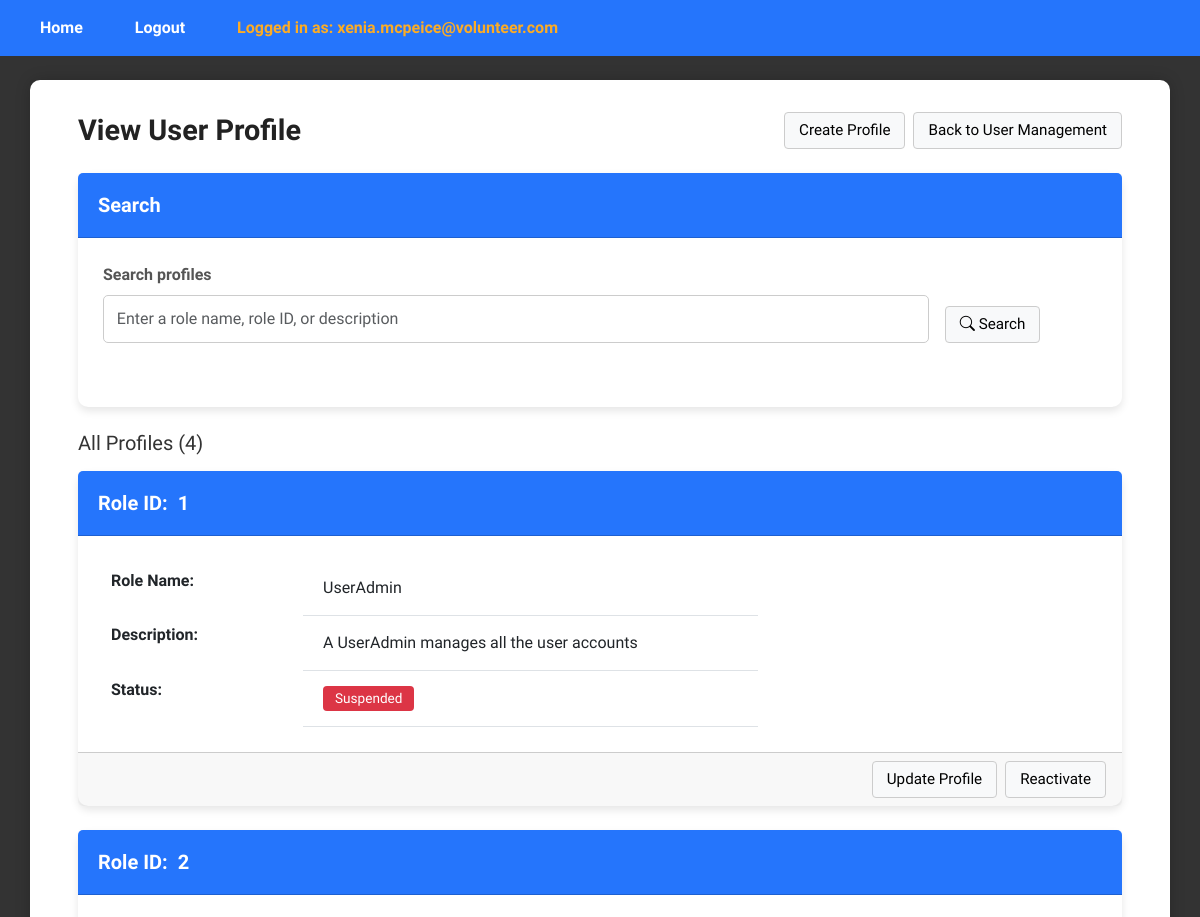
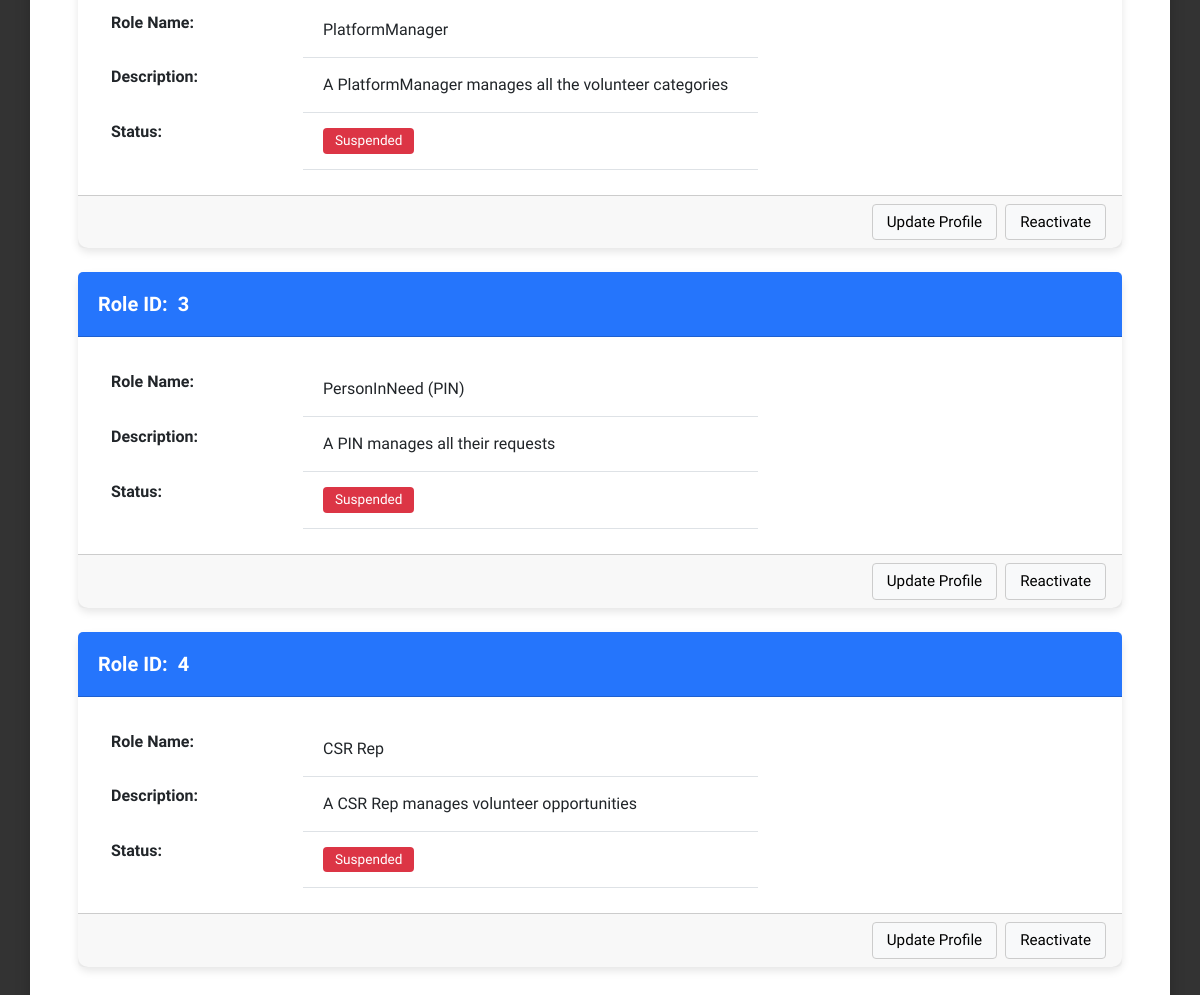
The page /ViewProfilePage (signed in) on the database as committed earlier (2 pictures, top to bottom).
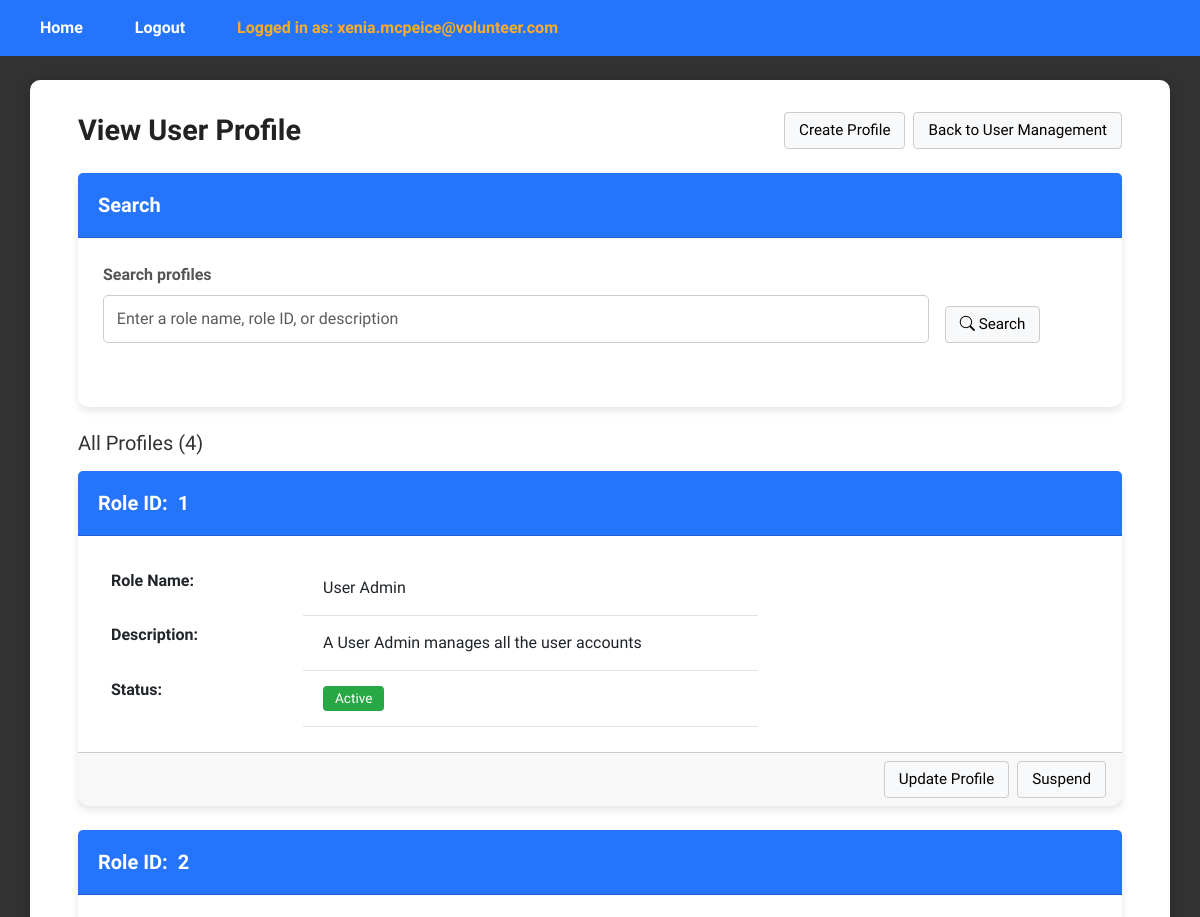
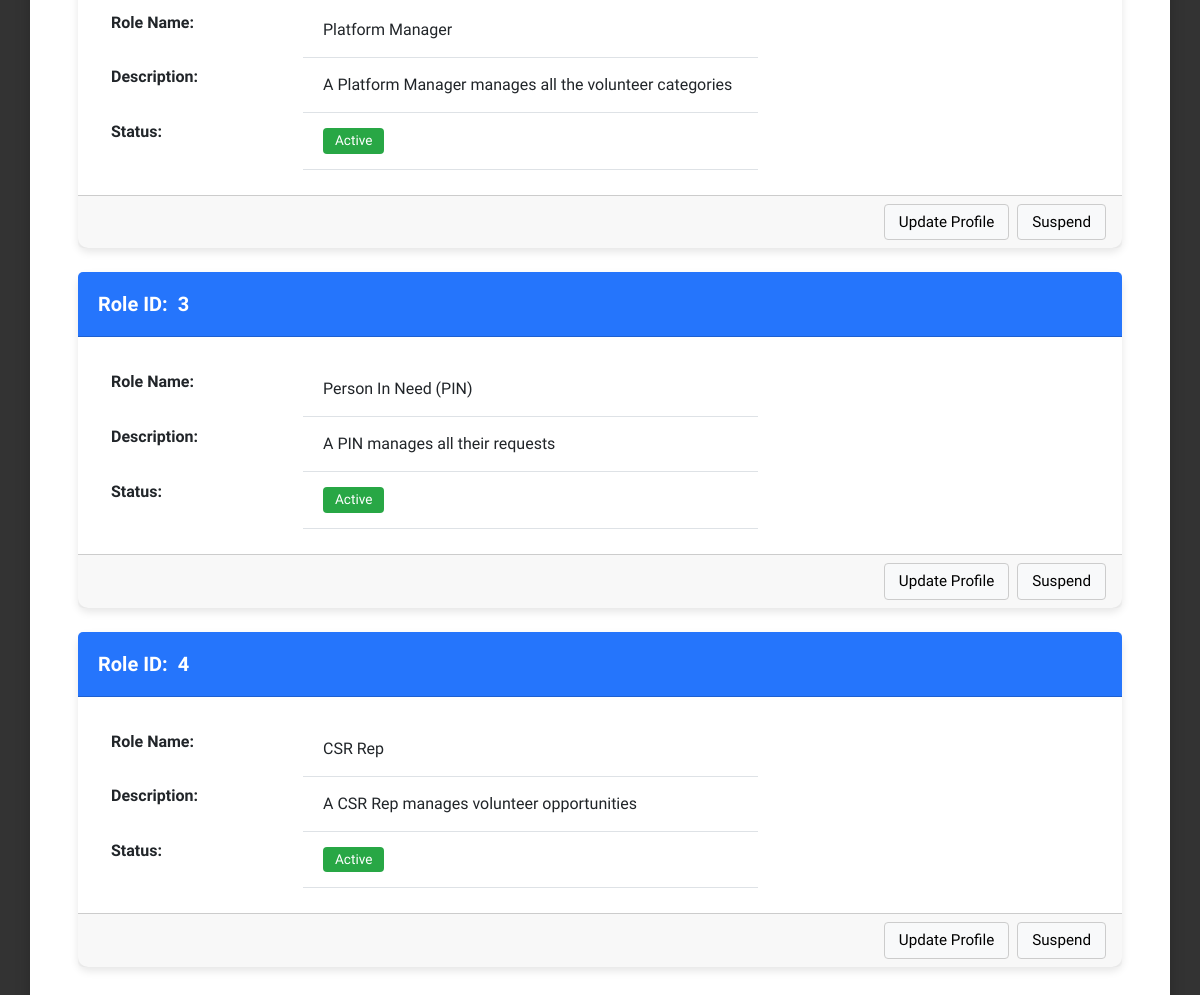
The same page on the database as committed later (2 pictures, top to bottom).
### tables this page shows
CREATE TABLE userprofile (
	role_id INTEGER PRIMARY KEY AUTOINCREMENT,
	role_name VARCHAR(50),
	description TEXT,
	status boolean
);

### app.py (the view)
@app.route("/ViewProfilePage", methods=["GET"])
def viewProfilePage():
    if 'email' not in session:
        return redirect(url_for('login'))
    if session['role_id'] != 1:
        return redirect(url_for('login'))
    profile_keyword = (request.args.get('profile_keyword') or "").strip()  # read search input
    view_controller = ViewProfileController()
    search_controller = SearchProfileController()
    if not profile_keyword:
        profiles = view_controller.ViewProfile()
    else:
        profiles = search_controller.searchProfile(profile_keyword)
    return render_template("useradmin/ViewProfilePage.html", profiles=profiles, profile_keyword=profile_keyword)

### controllers/useradmin/ViewProfileController.py (called while the page is built)
    def ViewProfile(self):
        user_profile = UserProfile()
        return user_profile.ViewProfile()

### database/database_management.py (called while the page is built)
def dbConnection():
    return sqlite3.connect("database/volunteer_system.db")

### entities/UserProfile.py (called while the page is built)
    def ViewProfile(self):
        conn = database_management.dbConnection()
        conn.row_factory = sqlite3.Row
        cursor = conn.cursor()
        cursor.execute("SELECT * FROM userprofile")
        rows = cursor.fetchall()
        conn.close()
        return [UserProfile(**dict(row)) for row in rows] if rows else []

### templates/useradmin/ViewProfilePage.html (shortened to what this page needs)
{% extends "layout.html" %}
{% block content %}
<div class="dashboard-wrapper">
  <div class="dashboard-container">
    <div class="d-flex justify-content-between align-items-center mb-4">
      <h1 class="m-0">View User Profile</h1>
      <div class="d-flex gap-2">
        <a href="{{ url_for('createProfilePage') }}" class="plain-btn">Create Profile</a>
        <a href="{{ url_for('viewUserAccountPage') }}" class="plain-btn">Back to User Management</a>
      </div>
    </div>
    <form class="card mb-4" method="get" action="{{ url_for('viewProfilePage') }}">
      <div class="card-header">
        <h5 class="m-0">Search</h5>
      </div>
      <div class="card-body row g-3">
        <div class="col-md-10">
          <label class="form-label">Search profiles</label>
          <input id="profileKeywordInput" name="profile_keyword" value="{{ request.args.get('profile_keyword','') }}" type="text" class="form-control" placeholder="Enter a role name, role ID, or description">
        </div>
        <div class="col-md-2 d-flex align-items-end">
          <button class="plain-btn" type="submit"><i class="bi bi-search"></i> Search</button>
        </div>
      </div>
    </form>
    {% if profiles %}
      <h5 class="mb-3">All Profiles ({{ profiles|length }})</h5>
      {% for profile in profiles %}
      <div class="card mb-4">
        <div class="card-header">
          <h5 class="m-0">Role ID:&nbsp;&nbsp;{{ profile.role_id }}</h5>
        </div>
        <div class="card-body">
          <div class="row">
            <div class="col-md-8">
              <table class="table table-borderless">
                <tbody>
                  <tr>
                    <th scope="row" style="width: 200px;">Role Name:</th>
                    <td>{{ profile.role_name }}</td>
                  </tr>
                  <tr>
                    <th scope="row">Description:</th>
                    <td>{{ profile.description or "—" }}</td>
                  </tr>
                  <tr>
                    <th scope="row">Status:</th>
                    <td>
                      {% if profile.status == 1 %}
                        <span class="badge bg-active">Active</span>
                      {% else %}
                        <span class="badge bg-suspended">Suspended</span>
                      {% endif %}
                    </td>
                  </tr>
                </tbody>
              </table>
            </div>
          </div>
        </div>
        <div class="card-footer d-flex justify-content-end gap-2">
          <a href="{{ url_for('updateProfilePage', role_id=profile.role_id) }}" class="plain-btn">
            Update Profile
          </a>
          {% if profile.status == 1 %}
            <form method="post" action="{{ url_for('suspendProfilePage', role_id=profile.role_id) }}" style="display: inline-block; margin: 0;">
              <button type="submit" class="plain-btn">Suspend</button>
            </form>
          {% else %}
            <form method="post" action="{{ url_for('reactivateProfilePage', role_id=profile.role_id) }}" style="display: inline-block; margin: 0;">
              <button type="submit" class="plain-btn">Reactivate</button>
            </form>
          {% endif %}
        </div>
      </div>
      {% endfor %}
    {% else %}
      <div class="alert alert-warning text-center mt-5">
        No profile found matching your search.
      </div>
    {% endif %}
  </div>
</div>
{% endblock %}

### templates/layout.html (shortened to what this page needs)
<!DOCTYPE html>
<html lang="en">
  <head>
    <link href="https://cdn.jsdelivr.net/npm/bootstrap@5.3.0/dist/css/bootstrap.min.css" rel="stylesheet">
    <link rel="stylesheet" href="{{ url_for('static', filename='css/styles.css') }}">
    <link rel="stylesheet" href="https://cdn.jsdelivr.net/npm/bootstrap-icons@1.11.3/font/bootstrap-icons.min.css">
  </head>
  <body {% if request.endpoint == 'login' %}class="login-page"{% endif %}>
    {% if session.email %}
    <header>
      <nav>
        <ul>
          <li>
            {% if session.role_id == 1 %}
            <a href="{{url_for('viewUserAccountPage')}}">Home</a>
            {% elif session.role_id == 2 %}
            <a href="{{url_for('viewVolunteerCategoryPage')}}">Home</a>
            {% elif session.role_id == 3 %}
            <a href="{{url_for('viewRequestPage')}}">Home</a>
            {% elif session.role_id == 4 %}
            <a href="{{url_for('viewOpportunitiesPage')}}">Home</a>
            {% else %}
            <a href="{{url_for('login')}}">Home</a>
            {% endif %}
          </li>
        </ul>
      </nav>
      <nav>
        <ul>
          <li><a href="{{url_for('logout')}}">Logout</a></li>
        </ul>
      </nav>
      <nav>
        <ul>
          <li><a href="#" style="pointer-events: none; color: #fcac25;">Logged in as: {{ session.email }}</a></li>
        </ul>
      </nav>
    </header>
    {% endif %}
    <main class="container">
      {% block content %}
      {% endblock %}
    </main>
  </body>
</html>

### static/css/styles.css (style rules this page uses)
body { font-family: "Stack Sans Headline", system-ui, 'Trebuchet MS', "Segoe UI", Geneva, Verdana, sans-serif; background: #333; color: #333; margin: 0; padding: 0; min-height: 100vh; }
header { width: 100%; background-color: #2575fc; padding: 1rem 2rem; box-sizing: border-box; display: block; overflow: hidden; position: fixed; top: 0; left: 0; z-index: 1000; }
header nav { display: inline-block; margin-right: 2rem; }
header nav ul { list-style: none; padding: 0; margin: 0; display: flex; gap: 1.5rem; align-items: center; }
header nav ul li { margin: 0; padding: 0; }
header nav ul li a { color: white; text-decoration: none; font-weight: 600; padding: 0.25rem 0.5rem; }
.container:not(.dashboard):not(.flash-container) { background: #fff; padding: 2rem 3rem; border-radius: 10px; box-shadow: 0 0 15px rgba(0,0,0,0.2); max-width: 1400px; width: 95%; margin: 0 auto; }
main.container:not(.dashboard):not(.flash-container) { margin-top: 80px; display: block; }
h1 { text-align: center; margin-bottom: 1.5rem; color: #222; font-weight: 700; font-size: 1.8rem; }
form div { margin-bottom: 1.2rem; }
label { display: block; margin-bottom: 0.4rem; font-weight: 600; color: #555; }
input[type="email"], input[type="password"], input[type="text"] { width: 100%; padding: 0.7rem 0.8rem; border-radius: 5px; border: 1.5px solid #ccc; font-size: 1rem; transition: border-color 0.3s ease; box-sizing: border-box; }
.card { box-shadow: 0 4px 8px rgba(0,0,0,0.1); border-radius: 10px; border: none; margin-bottom: 30px; background: #fff; }
.card-header { background-color: #2575fc; color: white; padding: 20px; border-radius: 10px 10px 0 0; font-size: 1.2rem; }
.card-header h5 { margin: 0; font-weight: 600; }
.card-body { padding: 25px; }
.table { margin-bottom: 0; width: 100%; border-collapse: collapse; table-layout: auto; }
.table tbody td { padding: 15px 20px; vertical-align: middle; border-bottom: 1px solid #dee2e6; white-space: nowrap; }
.table th, .table td { min-width: 100px; }
.table th:first-child, .table td:first-child { min-width: 30px; }
.table th:nth-child(2), .table td:nth-child(2) { min-width: 180px; }
.badge { font-size: 0.85em; padding: 6px 12px; font-weight: 500; border-radius: 4px; display: inline-block; }
.badge.bg-active { background-color: #28a745; color: white; }
.plain-btn { background-color: #f8f9fa; border: 1px solid #ccc; color: #000; padding: 6px 14px; border-radius: 4px; font-size: 0.95rem; font-weight: 500; cursor: pointer; text-decoration: none; display: inline-block; transition: background-color 0.2s ease, border-color 0.2s ease; }

Rows that differ between the two databases and show on the page:
changed userprofile: role_name "UserAdmin" → "User Admin"; description "A UserAdmin manages all the user accounts" → "A User Admin manages all the user accounts"; status "Suspended Reactivate" → "Active Suspend"
changed userprofile: role_name "PlatformManager" → "Platform Manager"; description "A PlatformManager manages all the volunteer categories" → "A Platform Manager manages all the volunteer categories"; status "Suspended Reactivate" → "Active Suspend"
changed userprofile "A PIN manages all their requests": role_name "PersonInNeed (PIN)" → "Person In Need (PIN)"; status "Suspended Reactivate" → "Active Suspend"
changed userprofile "CSR Rep": status "Suspended Reactivate" → "Active Suspend"
